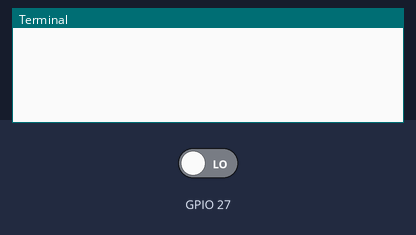
The program below on a simulated Raspberry Pi (BCM pin numbers). Parts: the last lines printed to the terminal. Inputs (shaded band) come from the test bench; at power-on: GPIO 27 LOW.

Above: at 1.2 s.
1.3 s: GPIO 27 driven HIGH
At 1.7 s:
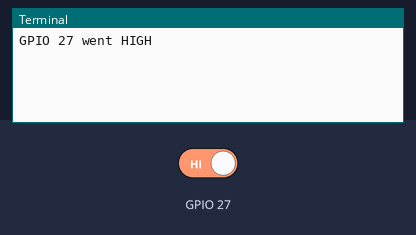
2.8 s: GPIO 27 driven LOW
At 4.1 s:
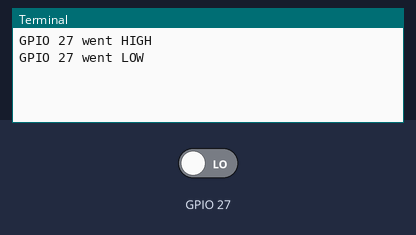

Measured:
- after the input at 1.3 s, the terminal: prints a new line at once (image 1)
- after the input at 2.8 s, the terminal: prints a new line at once (image 2)

The program:

gpiodetect.py
```python
#Python3 GPIO state detection
#Simple Python Script to detect GPIO pin state change

import RPi.GPIO as GPIO
import time

# Use the Broadcom SOC channel
GPIO.setmode(GPIO.BCM)

# Set up the GPIO channel
GPIO.setup(27, GPIO.IN)

# Function to print when GPIO pin goes high or low
def print_status(channel):
    if GPIO.input(27):
        print("GPIO 27 went HIGH")
    else:
        print("GPIO 27 went LOW")

# Detect both rising and falling edge
GPIO.add_event_detect(27, GPIO.BOTH, callback=print_status)

try:
    while True:
        # Do nothing and let the callback handle GPIO changes
        time.sleep(1)
except KeyboardInterrupt:
    GPIO.cleanup()
```
